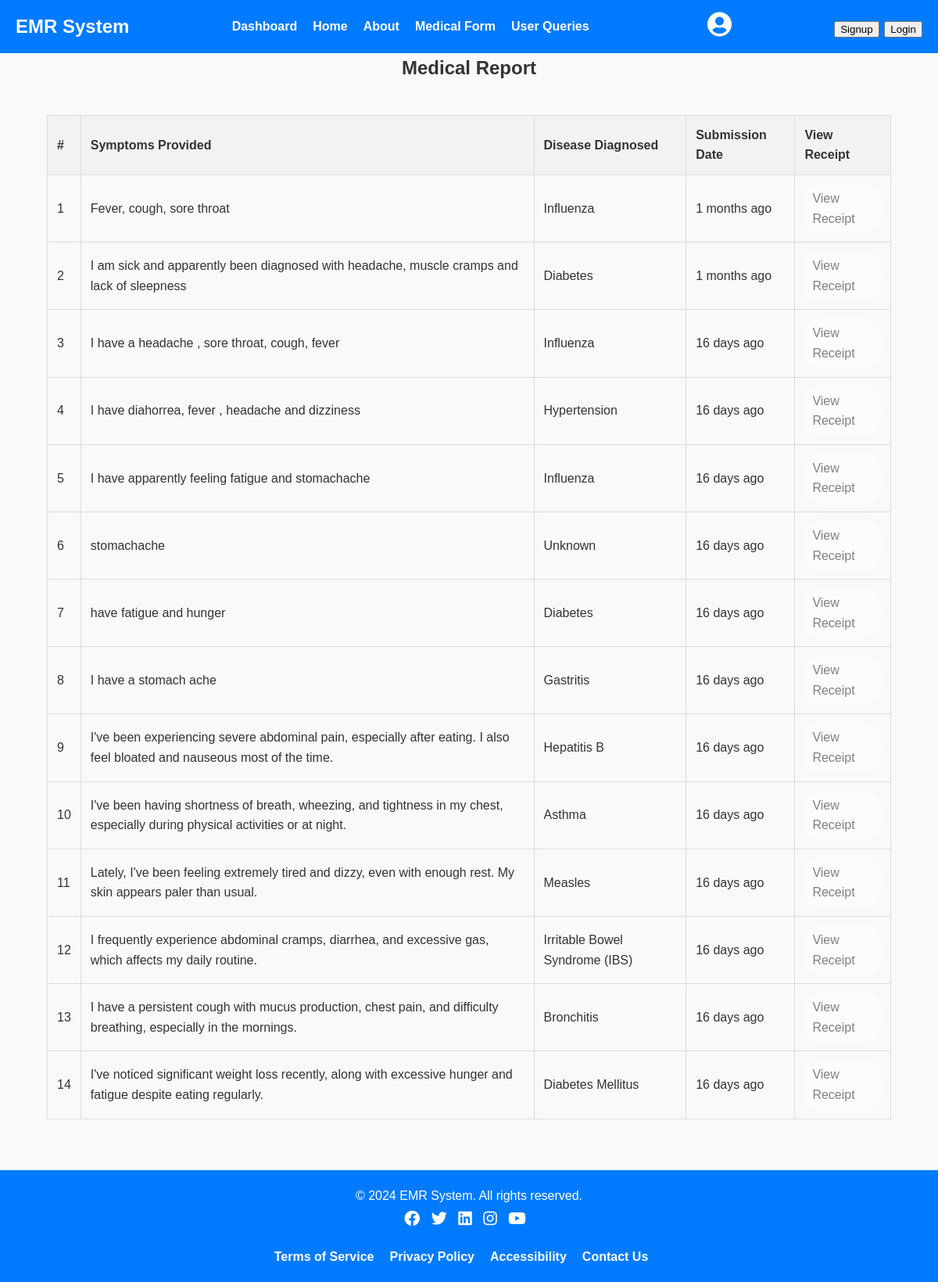
The app's page /user/medical_report.php with its own data.
### tables this page shows
CREATE TABLE `diseasedetails` (
  `record_id` int(11) NOT NULL,
  `user_id` int(11) NOT NULL,
  `name` varchar(100) NOT NULL,
  `dob` date NOT NULL,
  `email` varchar(100) NOT NULL,
  `phone` varchar(20) NOT NULL,
  `symptoms` text NOT NULL,
  `disease` varchar(100) DEFAULT NULL,
  `prescription` text DEFAULT NULL,
  `medication` varchar(20) NOT NULL,
  `submission_date` timestamp NOT NULL DEFAULT current_timestamp(),
  `approval_status` int(1) NOT NULL DEFAULT 0,
  `doc_commented` int(1) NOT NULL DEFAULT 0
);

### user/medical_report.php (the view, shortened to what this page needs)
<?php
$firstName = '';
$lastName = '';
$dateOfBirth = '';
$email = '';
$phone = '';
$address = '';
$signupDate = '';
$treatments = [];
function timeAgo($datetime) {
    $current_time = new DateTime();
    $submission_time = new DateTime($datetime);
    $interval = $current_time->diff($submission_time);
    if ($interval->y > 0) {
        return $interval->y . ' years ago';
    } elseif ($interval->m > 0) {
        return $interval->m . ' months ago';
    } elseif ($interval->d > 0) {
        return $interval->d . ' days ago';
    } elseif ($interval->h > 0) {
        return $interval->h . ' hours ago';
    } elseif ($interval->i > 0) {
        return $interval->i . ' minutes ago';
    } else {
        return 'Just now';
    }
}
?>
<!DOCTYPE html>
<html lang="en">
<head>
    <link rel="stylesheet" href="css/style.css">
    <link rel="stylesheet" href="https://cdnjs.cloudflare.com/ajax/libs/font-awesome/5.15.4/css/all.min.css">
</head>
<body style="padding:0px;">
 <nav class="navbar">
    <a href="#" class="logo">EMR System</a>
    <ul class="nav-links" id="navLinks">
        <li><a href="dashboard.php">Dashboard</a></li>
        <li><a href="index.php">Home</a></li>
        <li><a href="about.php">About</a></li>
        <li><a href="medical_form.php">Medical Form</a></li>
        <li><a href="contact.php">User Queries</a></li>
    </ul>
    <?php if (isset($_SESSION['user'])) { ?>
        <div class="profile-icon-container">
            <i class="fa fa-user-circle fa-lg"></i>
            <div class="profile-popup">
                <p><strong><?php echo htmlspecialchars($firstName . ' ' . $lastName); ?></strong></p>
                <p>Date of Birth: <?php echo htmlspecialchars($dateOfBirth); ?></p>
                <p>Email: <?php echo htmlspecialchars($email); ?></p>
                <p>Phone: <?php echo htmlspecialchars($phone); ?></p>
                <p>Address: <?php echo htmlspecialchars($address); ?></p>
                <p>Signup Date: <?php echo htmlspecialchars($signupDate); ?></p>
            </div>
        </div>
        <div class="profile-icon-container">
            <i class="fa fa-file-invoice-dollar fa-lg" onclick="openBillingModal()"></i>
            <div id="billingModal" class="billing-popup">
                <p><strong>Treatment Details</strong></p>
                <?php foreach ($treatments as $treatment) { ?>
                    <p>
                        <span style="color:green;">Disease: <?php echo htmlspecialchars($treatment['disease_name']); ?></span>
                        <span style="color:black; font-weight:bold;">Treatment Cost: <?php echo htmlspecialchars(sanitizeTreatmentCost($treatment['treatment_cost'])); ?></span>
                    </p>
                <?php } ?>
                <p><strong>Total Cost: </strong><span id="totalCost" style="color:black; font-weight:bold;"><?php echo number_format($totalCost, 2); ?></span></p>
                <button onclick="calculateTotal()">Calculate Total</button>
            </div>
        </div>
        <script>
            function openBillingModal() {
                var billingModal = document.getElementById('billingModal');
                if (billingModal.style.display === 'block') {
                    billingModal.style.display = 'none';
                } else {
                    billingModal.style.display = 'block';
                }
            }
            function calculateTotal() {
                var totalCost = <?php echo json_encode(number_format($totalCost, 2)); ?>;
                alert("Total Treatment Cost: $" + totalCost);
            }
        </script>
            </div>
        </div>
    <?php } else { ?>
        <div class="profile-icon-container">
            <i class="fa fa-user-circle fa-lg"></i>
        </div>
    <?php } ?>
    <div class="logo">
        <button onclick="openModal()">Signup</button>
        <button onclick="openLogin()">Login</button>
    </div>
</nav>
<h2>Medical Report</h2>
<?php
$user_id = '';
$servername = "localhost";
$username = "root";
$password = "";
$dbname = "electronic_medical_system";
$conn = new mysqli($servername, $username, $password, $dbname);
$sql = "SELECT symptoms, disease, prescription, submission_date FROM diseasedetails WHERE user_id = ?";
$stmt = $conn->prepare($sql);
$stmt->bind_param("i", $user_id);
$stmt->execute();
$result = $stmt->get_result();
if ($result->num_rows > 0) {
    echo "<div class='table-container'>";
    echo "<table>";
    echo "<tr><th>#</th><th>Symptoms Provided</th><th>Disease Diagnosed</th><th>Submission Date</th><th>View Receipt</th></tr>";
    $rowCounter = 1;
    while ($row = $result->fetch_assoc()) {
        echo "<tr>";
        echo "<td>" . $rowCounter . "</td>";
        echo "<td>" . $row["symptoms"] . "</td>";
        echo "<td>" . $row["disease"] . "</td>";
        echo "<td>" . timeAgo($row["submission_date"]) . "</td>";
        if ($payment_count > 0 && $approval_count > 0) {
            echo "<td><a href='medical_receipt.php?submission_date=" . $row["submission_date"] . "'>View Receipt</a></td>";
        } else {
            echo "<td><span class='glass-effect'><a href='#' class='disabled-link'>View Receipt</a></span></td>";
        }
        echo "</tr>";
        $rowCounter++;
    }
    echo "</table>";
    echo "</div>";
} else {
    echo "<p style='text-align:center; margin-top:20px;'>No records found since no user has logged in.</p>";
}
?>
<br>
        <?php include('login.php'); ?>
  <footer id="contact" class="footer">
    <div class="container">
        <p>&copy; 2024 EMR System. All rights reserved.</p>
        <ul class="social-links">
            <li><a href="#"><i class="fab fa-facebook"></i></a></li>
            <li><a href="#"><i class="fab fa-twitter"></i></a></li>
            <li><a href="#"><i class="fab fa-linkedin"></i></a></li>
            <li><a href="#"><i class="fab fa-instagram"></i></a></li>
            <li><a href="#"><i class="fab fa-youtube"></i></a></li>
        </ul>
        <ul class="footer-links">
            <li><a href="#">Terms of Service</a></li>
            <li><a href="#">Privacy Policy</a></li>
            <li><a href="#">Accessibility</a></li>
            <li><a href="contact.php">Contact Us</a></li>
        </ul>
    </div>
</footer>
        <?php include('signup.php'); ?>
</body>
</html>

### css/style.css (style rules this page uses)
body, h1, h2, h3, p, ul, li { margin: 0; padding: 0; }
body { font-family: Arial, sans-serif; line-height: 1.6; background-color: #fff; color: #333; padding: 0; }
.container { max-width: 960px; margin: 0 auto; padding: 0 20px; }
.navbar { background-color: #007BFF; color: #fff; padding: 15px 0; }
.logo { font-size: 24px; font-weight: bold; text-decoration: none; color: #fff; }
.nav-links li { display: inline; margin-right: 15px; }
.nav-links a { color: #fff; text-decoration: none; }
.footer { background-color: #007BFF; color: #fff; text-align: center; padding: 30px 0; }
.social-links { list-style: none; padding: 0; }
.social-links li { display: inline; margin-right: 10px; }
.social-links a { color: #fff; text-decoration: none; }

### user/medical_report.php (style rules this page uses)
body, h1, h2, h3, p, ul, li { margin: 0; padding: 0; }
body { font-family: Arial, sans-serif; line-height: 1.6; background-color: #f9f9f9; color: #333; }
.container { max-width: 960px; margin: 0 auto; padding: 0 20px; }
.navbar { background-color: #007BFF; color: #fff; padding: 15px 20px; display: flex; justify-content: space-between; align-items: center; }
.nav-links { display: flex; list-style: none; padding: 0; margin: 0; }
.nav-links li { margin-right: 20px; }
.nav-links a { color: #fff; text-decoration: none; font-weight: bold; transition: color 0.3s ease; }
.logo { font-size: 24px; font-weight: bold; text-decoration: none; color: #fff; }
.table-container { overflow-x: auto; width: 90%; margin: 0 auto; }
table { width: 100%; border-collapse: collapse; margin-top: 40px; font-size: 16px; }
table, th, td { border: 1px solid #ddd; padding: 12px; text-align: left; }
th { background-color: #f2f2f2; }
.footer { background-color: #007BFF; color: #fff; text-align: center; padding: 20px 0; position: relative; margin-top: 40px; }
.social-links { list-style: none; padding: 0; }
.social-links li { display: inline; margin-right: 10px; }
.social-links a { color: #fff; font-size: 20px; text-decoration: none; }
.footer-links { list-style: none; padding: 0; display: flex; justify-content: center; margin-top: 20px; }
.footer-links li { margin-right: 20px; }
.footer-links a { color: #fff; text-decoration: none; font-weight: bold; transition: color 0.3s ease; }
.profile-icon-container { position: relative; display: inline-block; }
.profile-icon-container .fa-user-circle { font-size: 2em; cursor: pointer; }
.glass-effect { display: inline-block; padding: 5px 10px; border-radius: 20px; background-color: rgba(255, 255, 255, 0.5); box-shadow: 0 0 10px rgba(255, 255, 255, 0.5); }
.disabled-link { color: gray; text-decoration: none; cursor: not-allowed; }

### user/login.php (style rules this page uses)
body { font-family: Arial, sans-serif; padding: 20px; }
h2 { text-align: center; color: #333; }

### user/signup.php (style rules this page uses)
body { font-family: Arial, sans-serif; padding: 20px; }
h2 { text-align: center; color: #333; }

### records on screen
diseasedetails: symptoms "Fever, cough, sore throat", disease "Influenza", submission_date "1 months ago"
diseasedetails: symptoms "I am sick and apparently been diagnosed with headache, muscle cramps and lack of sleepness", disease "Diabetes", submission_date "1 months ago"
diseasedetails: symptoms "I have a headache , sore throat, cough, fever", disease "Influenza", submission_date "16 days ago"
diseasedetails: symptoms "I have diahorrea, fever , headache and dizziness", disease "Hypertension", submission_date "16 days ago"
diseasedetails: symptoms "I have apparently feeling fatigue and stomachache", disease "Influenza", submission_date "16 days ago"
diseasedetails: symptoms "stomachache", disease "Unknown", submission_date "16 days ago"
diseasedetails: symptoms "have fatigue and hunger", disease "Diabetes", submission_date "16 days ago"
diseasedetails: symptoms "I have a stomach ache", disease "Gastritis", submission_date "16 days ago"
diseasedetails: symptoms "I've been experiencing severe abdominal pain, especially after eating. I also feel bloated and nauseous most of the time.", disease "Hepatitis B", submission_date "16 days ago"
diseasedetails: symptoms "I've been having shortness of breath, wheezing, and tightness in my chest, especially during physical activities or at night.", disease "Asthma", submission_date "16 days ago"
diseasedetails: symptoms "Lately, I've been feeling extremely tired and dizzy, even with enough rest. My skin appears paler than usual.", disease "Measles", submission_date "16 days ago"
diseasedetails: symptoms "I frequently experience abdominal cramps, diarrhea, and excessive gas, which affects my daily routine.", disease "Irritable Bowel Syndrome (IBS)", submission_date "16 days ago"
diseasedetails: symptoms "I have a persistent cough with mucus production, chest pain, and difficulty breathing, especially in the mornings.", disease "Bronchitis", submission_date "16 days ago"
diseasedetails: symptoms "I've noticed significant weight loss recently, along with excessive hunger and fatigue despite eating regularly.", disease "Diabetes Mellitus", submission_date "16 days ago"
